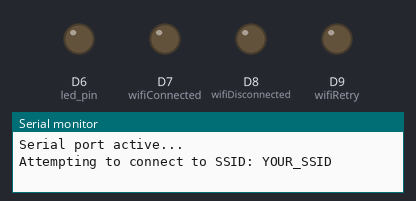
This sketch was run on a simulated Arduino MKR. Shown: output pins drawn as LEDs (lit = HIGH), the last lines printed to the serial monitor. WiFi joins after 1.5 s; servers stay silent unless stated.

Above: at 0.1 s.
At 1.6 s:
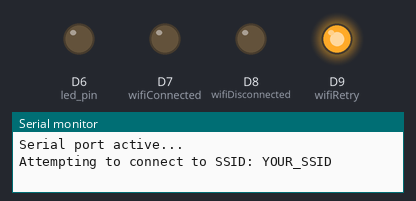
At 11.6 s:
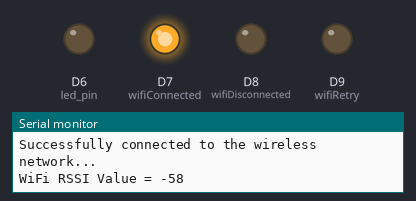
Timing chart, 0 to 13.1 s (numbered marks = the images above):
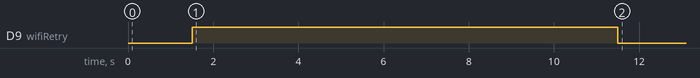

The sketch:

_TEST_WiFi_Connect_Reconnect_Test_v_3.ino
```cpp
/*
  Arduino MKR 1000 Example

  Version 3 - WiFi Reconnect Test Code for MKR1000

  Provides a working example for attempting to
  reconnect the MKR 1000 when wireless router
  becomes unavailable.  The program will display
  the WiFi RSSI value to indicate that the program
  is running.

  Created:    April 15, 2021
  Modified:   February 3, 2025
  by Todd S. Canaday, PMP
  toddcanaday@comcast.net

  Revision Notes:

  04/15/2021  Initial release of source based on
              Arduino MKR 1000 board.
  01/31/2025  Tested on home network - works now.
  02/03/2025  Release 1.0.1 code cleanup.
*/

#include <WiFi101.h>                      //  used for WiFi connectivity...

/******************************************/
/*  PLACE YOUR NETWORK INFORMATION HERE   */
/******************************************/
char ssid[] = "YOUR_SSID";                //  network SSID...
char pass[] = "YOUR_PASSWORD";            //  network password...

int status = WL_IDLE_STATUS;              //  the WiFi radio status...
WiFiClient client;                        //  WiFi client instance...
long rssi = 0;                            //  used to store WiFi RSSI reading value...

const long fiveSeconds = 5000;            //  defined time span of 5 seconds (5,000 ms)...
const long tenSeconds = 10000;            //  defined time span of 10 seconds (10,000 ms)...

long lastConnectionTime = 0;              //  last connection time...
const long postingInterval = fiveSeconds; //  interval for loop control...
int retries = 0;                          //  keep track of WiFi reconnect attempts...
int maxRetries = 3;                       //  define the number of retry attempts...

int led_pin = 6;                          //  on board LED specific to the MKR 1000...

int wifiConnected = 7;                    //  GREEN LED to indicate WiFi is connected...
int wifiDisconnected = 8;                 //  RED LED to indicate WiFi is disconnected...
int wifiRetry = 9;                        //  YELLOW LED to indicate WiFi is in retry attempt state...

void setup()
{
  pinMode(led_pin, OUTPUT);               //  pin 6 has an LED connected...
  digitalWrite(led_pin, LOW);             //  turn the LED off...

  pinMode(wifiConnected, OUTPUT);         //  green LED indicating WiFi connected...
  digitalWrite(wifiConnected, LOW);       //  turn the LED off...
  pinMode(wifiDisconnected, OUTPUT);      //  red LED indicating WiFi disconnected...
  digitalWrite(wifiDisconnected, LOW);    //  turn the LED off...
  pinMode(wifiRetry, OUTPUT);             //  yellow LED indicating WiFi retry connect...
  digitalWrite(wifiRetry, LOW);           //  turn the LED off...

  //  start the serial port...
  Serial.begin(9600);

  /****************************************************************/
  /*  NOTE:  you must comment out the code below if you want this */
  /*         program to run stand-alone (meaning not connected to */
  /*         a computer for serial port monitoring).  if you want */
  /*         to monitor the serial port output, then leave this   */
  /*         code uncommented so data will be sent to the serial  */
  /*         port monitor.                                        */
  /****************************************************************/
  //  wait for the serial port to connect...

  while(!Serial)
  {
    ;
  }

  Serial.println(F("Serial port active..."));

  /****************************************************************/
  /*  end serial port connect routine...                          */
  /****************************************************************/

  //  ensure WiFi is available...
  if(WiFi.status() == WL_NO_SHIELD)
  {
    Serial.println(F("WiFi shield not present..."));
    //  if WiFi shield not present, flash LEDs...
    FlashLEDs();
    //  remain in infinite loop here...
    while(true);
  }

  //  attempt to connect to WiFi network...
  while(status != WL_CONNECTED)
  {
    Serial.print(F("Attempting to connect to SSID: "));
    Serial.println(ssid);

    //  connect to the wireless network...
    status = WiFi.begin(ssid, pass);

    //  set status LED's - technically trying to connect...
    SetStatusLEDs(false, false, true);

    //  wait 10 seconds for WiFi connection...
    delay(tenSeconds);
  }

  //  show you are successfully connected to the network...
  Serial.print(F("*** Connected to "));
  Serial.print(ssid);
  Serial.println(F(" ***"));

  //  set status LED's showing we are connected...
  SetStatusLEDs(true, false, false);
}

void loop()
{
  //  check the interval posting time.  if longer than set posting interval time,
  //  we can enter this block of code and execute the commands...
  if(!client.connected() && ((millis() - lastConnectionTime) > postingInterval))
  {
    //  check the WiFi status on entry...
    status = WiFi.status();

    /********************************************/
    /*  get the WiFi signal strength (RSSI)...  */
    /********************************************/
    rssi = WiFi.RSSI();

    if(status == WL_CONNECTED)
    {
      //  set status LED's showing we are connected...
      SetStatusLEDs(true, false, false);

      Serial.println(F("Successfully connected to the wireless network..."));
      //  write the RSSI value to the console using Serial...
      Serial.print(F("WiFi RSSI Value = "));
      Serial.println(rssi);
    }
    else if(status != WL_CONNECTED)
    {
      //  WiFi lost connection (status = 6) retry...
      if(status != WL_CONNECTED)
      {
        while((status != WL_CONNECTED) && (retries < maxRetries))
        {
          //  set status LED's showing we are trying to connect...
          SetStatusLEDs(false, false, true);

          //  connect to the wireless network...
          status = WiFi.begin(ssid, pass);
          //  increment number of retries...
          retries++;

          Serial.print(F("Lost connection to the network - Reconnect attempt "));
          Serial.print(retries);
          Serial.println(F("..."));

          //  wait 5 seconds for WiFi connection...
          delay(fiveSeconds);
        }

        //  if we were able to reconnect, display the RSSI...
        if(status == WL_CONNECTED)
        {
          //  set status LED's showing we are connected...
          SetStatusLEDs(true, false, false);

          Serial.println(F("Successful reconnect to the network..."));
          //  write the RSSI value to the console using Serial...
          Serial.print(F("WiFi RSSI Value = "));
          Serial.println(rssi);
        }
        else
        {
          //  we have lost the WiFi connection and gone past our retry attempts,
          //  so show disconnected.  maybe we'll get it on the next loop...
          SetStatusLEDs(false, true, false);
          Serial.println(F("Lost connection to the network - retry attempts exceeded..."));
        }
      }
      else
      {
        //  nothing to do here...
      }

      //  reset the retries counter...
      retries = 0;
    }

    //  capture the last posting time...
    lastConnectionTime = millis();
  }
}

/**
 * TurnAllStatusLightsOn
 * Turns on all LED's
 */
void TurnAllStatusLightsOn()
{
  digitalWrite(wifiConnected, HIGH);
  digitalWrite(wifiDisconnected, HIGH);
  digitalWrite(wifiRetry, HIGH);
}

/**
 * TurnAllStatusLightsOff
 * Turns off all LED's
 */
void TurnAllStatusLightsOff()
{
  digitalWrite(wifiConnected, LOW);
  digitalWrite(wifiDisconnected, LOW);
  digitalWrite(wifiRetry, LOW);
}

/**
 * FlashLEDs
 * Turn on and off all indicator
 * LED's with a 100 ms delay inbetween
 */
void FlashLEDs()
{
  TurnAllStatusLightsOff();
  delay(100);
  TurnAllStatusLightsOn();
  delay(100);
}

/**
 * SetStatusLEDs
 * Sets the individual LED's based on the WiFi
 * state while in execution.
 */
void SetStatusLEDs(bool c, bool d, bool r)
{
  if(c == true)
  {
    //  turn on WiFi connected LED...
    digitalWrite(wifiConnected, HIGH);
  }
  else if(c == false)
  {
    //  turn off WiFi connected LED...
    digitalWrite(wifiConnected, LOW);
  }
  else
  {
  }

  if(d == true)
  {
    //  turn on WiFi disconnected LED...
    digitalWrite(wifiDisconnected, HIGH);
  }
  else if(d == false)
  {
    //  turn off WiFi disconnected LED...
    digitalWrite(wifiDisconnected, LOW);
  }
  else
  {
  }

  if(r == true)
  {
    //  turn on WiFi retry LED...
    digitalWrite(wifiRetry, HIGH);
  }
  else if(r == false)
  {
    //  turn off WiFi retry LED...
    digitalWrite(wifiRetry, LOW);
  }
  else
  {
  }
}
```
